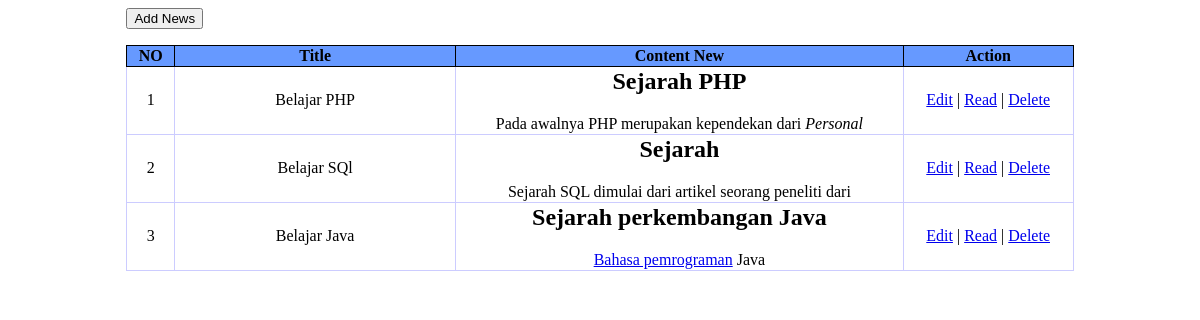
The page / on the database its author committed.
### tables this page shows
CREATE TABLE IF NOT EXISTS `berita` (
  `id` int(11) NOT NULL AUTO_INCREMENT,
  `title` varchar(100) NOT NULL,
  `content` text NOT NULL,
  PRIMARY KEY (`id`)
);

### index.php (called while the page is built, shortened)
<?php
include_once "view/berita_view.php";
function word_limiter($string, $word_limit) {
    $words = explode(" ",$string);
    return implode(" ",array_splice($words,0,$word_limit));
  }

### view/berita_view.php (the view, shortened to what this page needs)
<html>
	<head>
		<link rel="stylesheet" type="text/css" href="css/layout.css"/>
	</head>
	<body>
		<div id="frame">
			<button id="add_button" onclick="addNews()">Add News</button><button id="close_button" onclick="closeForm()">Close Form</button><p>
			<div class="form_value">
				<table class="list">
					<tr>
						<th width=40>NO</th>
						<th width=250>Title</th>
						<th width=400>Content New</th>
						<th width=150>Action</th>
					</tr>
					<?php
					$no=1;
					$sql="SELECT * FROM berita ORDER BY id DESC";
					$result=mysql_query($sql);
					while($row=mysql_fetch_array($result))
					{
					echo"
					<tr>
						<td>$no</td>
						<td>".$row['title']."</td>
						<td>".word_limiter($row['content'],10)."</td>
						<td><a href='editnews.php?id=".$row['id']."'>Edit</a> | <a href='readnews.php?id=".$row['id']."'>Read</a> |
						<a href='deletenews.php?id=".$row['id']."'>Delete</a>
						</td>
					</tr>";
					$no++;
					}
					?>
				</table>
			</div>
		</div>
	</body>
</html>

### css/layout.css (style rules this page uses)
body { background-color:white; }
div#frame { width:80%; margin:0 auto; }
table.list { border:1px solid; border-collapse:collapse; width:100%; }
table.list th { border:1px solid; border-collapse:collapse; background-color: #6699ff; }
table.list td { border:1px solid #ccccff; border-collapse:collapse; text-align:center; }

### rows shown on the page
berita: title "Belajar PHP", content "Sejarah PHP Pada awalnya PHP merupakan kependekan dari Personal"
berita: title "Belajar SQl", content "Sejarah Sejarah SQL dimulai dari artikel seorang peneliti dari"
berita: title "Belajar Java", content "Sejarah perkembangan Java Bahasa pemrograman Java"
